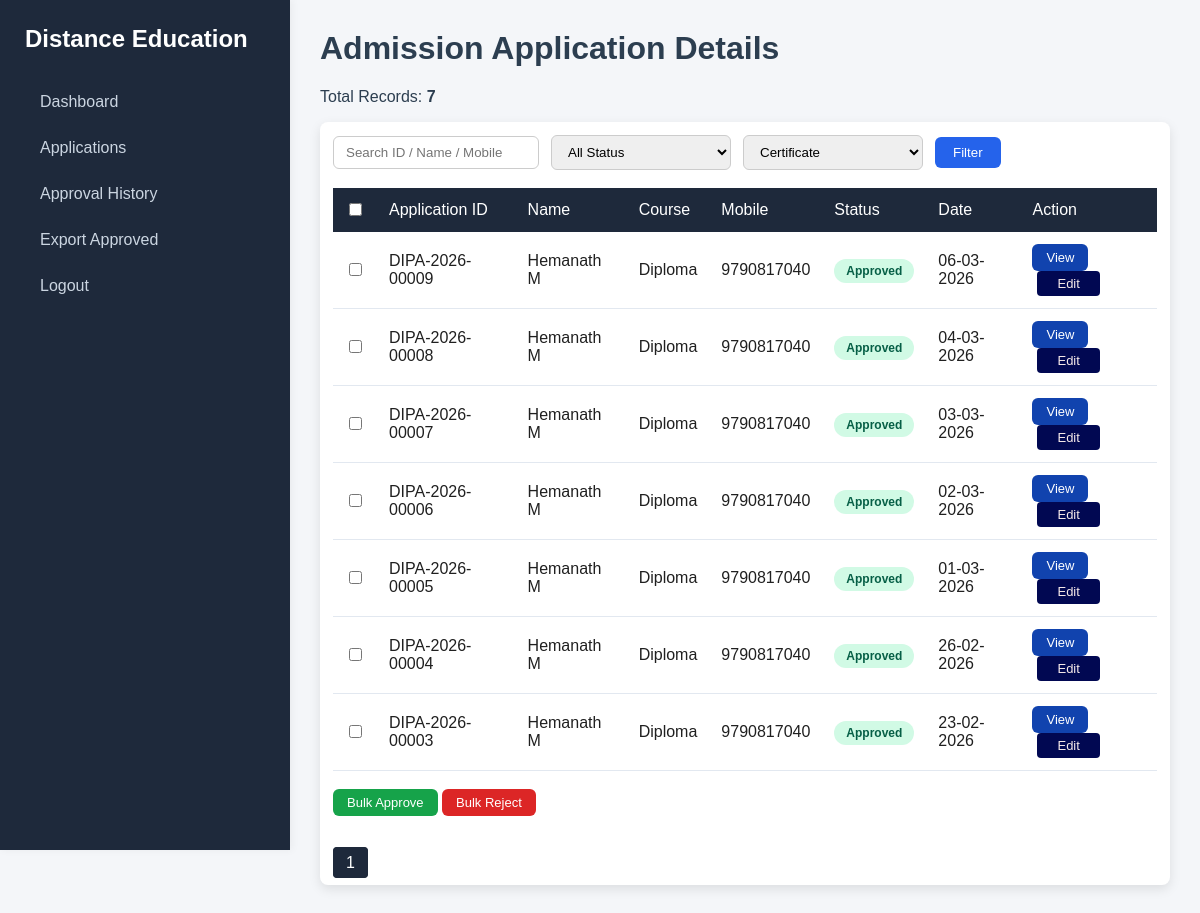
Page /admin/admission/list.php?type=DIP (signed in) on the committed database.
### tables this page shows
CREATE TABLE `records` (
  `id` int(11) NOT NULL,
  `application_no` varchar(30) NOT NULL,
  `course_type` varchar(20) DEFAULT NULL,
  `foundation_lang` varchar(50) DEFAULT NULL,
  `programme_name` varchar(150) DEFAULT NULL,
  `main_subject` varchar(150) DEFAULT NULL,
  `medium` varchar(20) DEFAULT NULL,
  `differently_abled` varchar(5) DEFAULT NULL,
  `photo` varchar(255) DEFAULT NULL,
  `name` varchar(150) NOT NULL,
  `street` varchar(200) NOT NULL,
  `town` varchar(100) NOT NULL,
  `state` varchar(100) NOT NULL,
  `district` varchar(100) NOT NULL,
  `pincode` varchar(10) NOT NULL,
  `phone` varchar(15) DEFAULT NULL,
  `mobile` varchar(15) NOT NULL,
  `name_english` varchar(150) NOT NULL,
  `name_tamil` varchar(150) NOT NULL,
  `dob` date NOT NULL,
  `age` int(11) NOT NULL,
  `guardian_name` varchar(150) NOT NULL,
  `aadhaar` varchar(14) DEFAULT NULL,
  `nationality` varchar(50) DEFAULT NULL,
  `religion` varchar(100) DEFAULT NULL,
  `mother_tongue` varchar(100) DEFAULT NULL,
  `blood_group` varchar(5) DEFAULT NULL,
  `community` varchar(20) DEFAULT NULL,
  `caste` varchar(100) DEFAULT NULL,
  `employment_status` varchar(10) DEFAULT NULL,
  `employment_type` varchar(150) DEFAULT NULL,
  `other_course` varchar(10) DEFAULT NULL,
  `other_course_details` varchar(255) DEFAULT NULL,
  `defence_personnel` tinyint(1) DEFAULT 0,
  `ex_servicemen` tinyint(1) DEFAULT 0,
  `sslc_school` varchar(150) DEFAULT NULL,
  `sslc_board` varchar(150) DEFAULT NULL,
  `sslc_pass_year` varchar(20) DEFAULT NULL,
  `sslc_reg_no` varchar(50) DEFAULT NULL,
  `sslc_grade` varchar(50) DEFAULT NULL,
  `sslc_max_marks` varchar(20) DEFAULT NULL,
  `hsc_school` varchar(150) DEFAULT NULL,
  `hsc_board` varchar(150) DEFAULT NULL,
  `hsc_pass_year` varchar(20) DEFAULT NULL,
  `hsc_reg_no` varchar(50) DEFAULT NULL,
  `hsc_grade` varchar(50) DEFAULT NULL,
  `hsc_max_marks` varchar(20) DEFAULT NULL,
  `abc_status` varchar(10) DEFAULT NULL,
  `abc_id` varchar(12) DEFAULT NULL,
  `sslc_file` varchar(255) DEFAULT NULL,
  `hsc_file` varchar(255) DEFAULT NULL,
  `ug_file` varchar(255) DEFAULT NULL,
  `tc_file` varchar(255) DEFAULT NULL,
  `migration_file` varchar(255) DEFAULT NULL,
  `undertaking_file` varchar(255) DEFAULT NULL,
  `enclosures` text DEFAULT NULL,
  `created_at` timestamp NOT NULL DEFAULT current_timestamp(),
  `dip_school` varchar(200) DEFAULT NULL,
  `dip_board` varchar(200) DEFAULT NULL,
  `dip_pass_year` varchar(10) DEFAULT NULL,
  `dip_reg_no` varchar(50) DEFAULT NULL,
  `dip_grade` varchar(50) DEFAULT NULL,
  `dip_max_marks` varchar(50) DEFAULT NULL,
  `ug_school` varchar(200) DEFAULT NULL,
  `ug_board` varchar(200) DEFAULT NULL,
  `ug_pass_year` varchar(10) DEFAULT NULL,
  `ug_reg_no` varchar(50) DEFAULT NULL,
  `ug_grade` varchar(50) DEFAULT NULL,
  `ug_max_marks` varchar(50) DEFAULT NULL,
  `mother_name` varchar(100) NOT NULL,
  `email` varchar(150) NOT NULL,
  `defence_ward` varchar(50) DEFAULT NULL,
  `status` varchar(20) DEFAULT 'Pending',
  `staff_remark` text DEFAULT NULL,
  `processed_by` varchar(100) DEFAULT NULL,
  `processed_at` datetime DEFAULT NULL,
  `enrollment_no` varchar(30) DEFAULT NULL,
  `course_code` varchar(10) DEFAULT NULL,
  `course_id` int(11) DEFAULT NULL
);

### admin/admission/list.php (the view, shortened to what this page needs)
<?php
require_once "../../db.php";
$search = $_GET['search'] ?? '';
$status = $_GET['status'] ?? '';
$type   = $_GET['type'] ?? '';
$page   = isset($_GET['page']) ? (int)$_GET['page'] : 1;
$limit = 10;
$start = ($page - 1) * $limit;
$where = " WHERE 1=1 ";
$params = [];
$types = "";
if($type){
    $where .= " AND course_type=?";
    $params[] = $type;
    $types .= "s";
}
$countSql = "SELECT COUNT(*) as c FROM records $where";
$countStmt = $conn->prepare($countSql);
if(!empty($params)){
    $countStmt->bind_param($types, ...$params);
}
$countStmt->execute();
$totalRows = $countStmt->get_result()->fetch_assoc()['c'];
$totalPages = ceil($totalRows / $limit);
$sql = "
SELECT id, application_no, name, course_type, programme_name,
mobile, status, created_at
FROM records
$where
ORDER BY created_at DESC
LIMIT ?,?
";
$stmt = $conn->prepare($sql);
if(!empty($params)){
    $types .= "ii";
    $params[] = $start;
    $params[] = $limit;
    $stmt->bind_param($types, ...$params);
}else{
    $stmt->bind_param("ii", $start, $limit);
}
$stmt->execute();
$result = $stmt->get_result();
?>
<!DOCTYPE html>
<html>
<head>
<link rel="stylesheet" href="../assets/style.css">
</head>
<body>
<div class="sidebar">
<h2>Distance Education</h2>
<a href="../dashboard.php">Dashboard</a>
<a href="list.php">Applications</a>
<a href="history.php">Approval History</a>
<a href="export.php">Export Approved</a>
<a href="../logout.php">Logout</a>
</div>
<div class="main">
<h1>Admission Application Details</h1>
<p>Total Records: <strong><?php echo $totalRows; ?></strong></p>
<div class="card white">
<form method="GET" class="filter-form">
<input type="text" name="search" placeholder="Search ID / Name / Mobile"
value="<?php echo htmlspecialchars($search); ?>">
<select name="status">
<option value="">All Status</option>
</select>
<select name="type">
<option value="CERT" <?php if($type=="DIP") echo "selected"; ?>>Certificate</option>
</select>
<button type="submit">Filter</button>
</form>
<br>
<form method="POST">
<table class="data-table">
<thead>
<tr>
<th><input type="checkbox" onclick="toggleSelectAll(this)"></th>
<th>Application ID</th>
<th>Name</th>
<th>Course</th>
<th>Mobile</th>
<th>Status</th>
<th>Date</th>
<th>Action</th>
</tr>
</thead>
<tbody>
<?php while($row = $result->fetch_assoc()): ?>
<tr>
<td><input type="checkbox" name="ids[]" value="<?php echo $row['id']; ?>"></td>
<td><?php echo $row['application_no']; ?></td>
<td><?php echo $row['name']; ?></td>
<td><?php echo $row['programme_name']; ?></td>
<td><?php echo $row['mobile']; ?></td>
<td>
<?php
if($row['status']=="Pending")
echo "<span class='badge pending'>Pending</span>";
elseif($row['status']=="Approved")
echo "<span class='badge approved'>Approved</span>";
else
echo "<span class='badge rejected'>Rejected</span>";
?>
</td>
<td><?php echo date("d-m-Y", strtotime($row['created_at'])); ?></td>
<td>
<a class="btn view" href="view.php?id=<?php echo $row['id']; ?>">View</a>
<a class="btn edit"
href="edit.php?id=<?php echo $row['id']; ?>">
Edit
</a>
</td>
</tr>
<?php endwhile; ?>
</tbody>
</table>
<br>
<button name="bulk_action" value="approve" class="btn approve">
Bulk Approve
</button>
<button name="bulk_action" value="reject" class="btn reject">
Bulk Reject
</button>
</form>
<br>
<div class="pagination">
<?php for($i=1;$i<=$totalPages;$i++): ?>
<a class="<?php echo ($i==$page)?'active':''; ?>"
href="?page=<?php echo $i; ?>&search=<?php echo $search; ?>&status=<?php echo $status; ?>&type=<?php echo $type; ?>">
<?php echo $i; ?>
</a>
<?php endfor; ?>
</div>
</div>
</div>
</body>
</html>

### admin/assets/style.css (style rules this page uses)
body { margin:0; font-family: "Segoe UI", Arial, sans-serif; background:#f4f6f9; color:#2c3e50; }
h1,h2,h3 { margin-top:0; font-weight:600; }
.sidebar { width:240px; height:100vh; position:fixed; background:#1e293b; padding:25px; box-shadow:2px 0 8px rgba(0,0,0,0.05); }
.sidebar h2 { color:#fff; margin-bottom:30px; }
.sidebar a { display:block; padding:10px 15px; margin-bottom:8px; color:#cbd5e1; text-decoration:none; border-radius:6px; transition:0.3s; }
.main { margin-left:290px; padding:30px; }
.card { background:#fff; padding:25px; border-radius:10px; box-shadow:0 4px 12px rgba(0,0,0,0.06); margin-bottom:25px; }
.filter-form { display:flex; gap:12px; flex-wrap:wrap; align-items:center; }
.filter-form input, .filter-form select { padding:8px 12px; border:1px solid #ccc; border-radius:6px; min-width:180px; transition:0.3s; }
.filter-form button { padding:8px 18px; background:#2563eb; color:white; border:none; border-radius:6px; cursor:pointer; transition:0.3s; }
.data-table { width:100%; border-collapse:collapse; background:#fff; }
.data-table th { background:#1e293b; color:#fff; padding:12px; text-align:left; font-weight:500; }
.data-table td { padding:12px; border-bottom:1px solid #e2e8f0; }
.badge { padding:5px 12px; border-radius:20px; font-size:12px; font-weight:600; }
.approved { background:#d1fae5; color:#065f46; }
.btn { padding:6px 14px; border-radius:6px; text-decoration:none; font-size:13px; cursor:pointer; transition:0.3s; display:inline-block; }
.btn.view { background:#1143ae; color:white; }
.btn.edit { background:#010852; color:#f5e9e9; padding:5px 20px; text-decoration:none; border-radius:4px; margin-left:5px; }
.btn.approve { background:#16a34a; color:white; border:none; }
.btn.reject { background:#dc2626; color:white; border:none; }
.pagination { margin-top:20px; }
.pagination a { padding:6px 12px; border:1px solid #ccc; margin-right:5px; text-decoration:none; color:#333; border-radius:4px; transition:0.3s; }
.pagination .active { background:#1e293b; color:white; border-color:#1e293b; }
.card { padding:13px; border-radius:8px; min-height:40px; color:rgb(32, 32, 32); box-shadow:0 4px 12px rgba(0,0,0,0.1); }
body { margin:0; font-family:Arial; }

### rows in the picture
records: application_no "DIPA-2026-00009", name "Hemanath M", programme_name "Diploma", mobile "9790817040", status "Approved", created_at "06-03-2026"
records: application_no "DIPA-2026-00008", name "Hemanath M", programme_name "Diploma", mobile "9790817040", status "Approved", created_at "04-03-2026"
records: application_no "DIPA-2026-00007", name "Hemanath M", programme_name "Diploma", mobile "9790817040", status "Approved", created_at "03-03-2026"
records: application_no "DIPA-2026-00006", name "Hemanath M", programme_name "Diploma", mobile "9790817040", status "Approved", created_at "02-03-2026"
records: application_no "DIPA-2026-00005", name "Hemanath M", programme_name "Diploma", mobile "9790817040", status "Approved", created_at "01-03-2026"
records: application_no "DIPA-2026-00004", name "Hemanath M", programme_name "Diploma", mobile "9790817040", status "Approved", created_at "26-02-2026"
records: application_no "DIPA-2026-00003", name "Hemanath M", programme_name "Diploma", mobile "9790817040", status "Approved", created_at "23-02-2026"

### other values in the picture
$totalRows "7"
